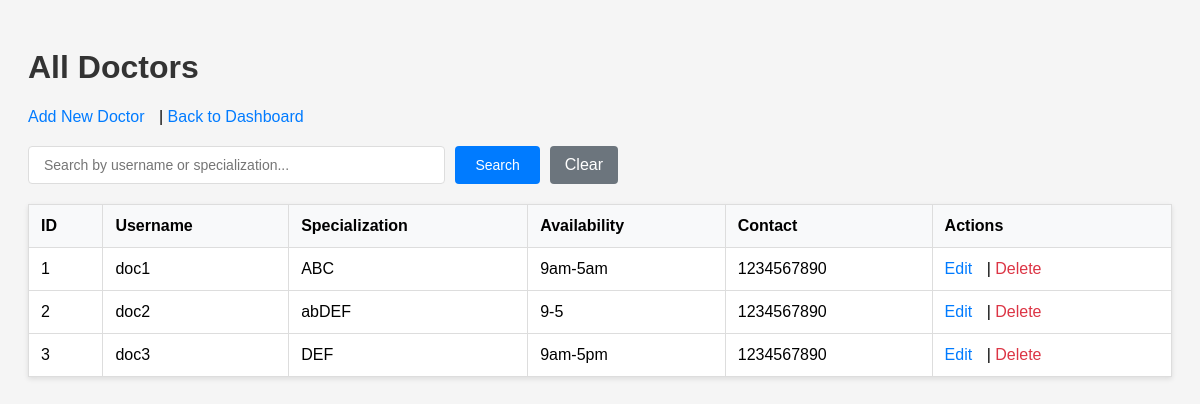
/admin/doctors (signed in), run on an earlier commit of the app's database.
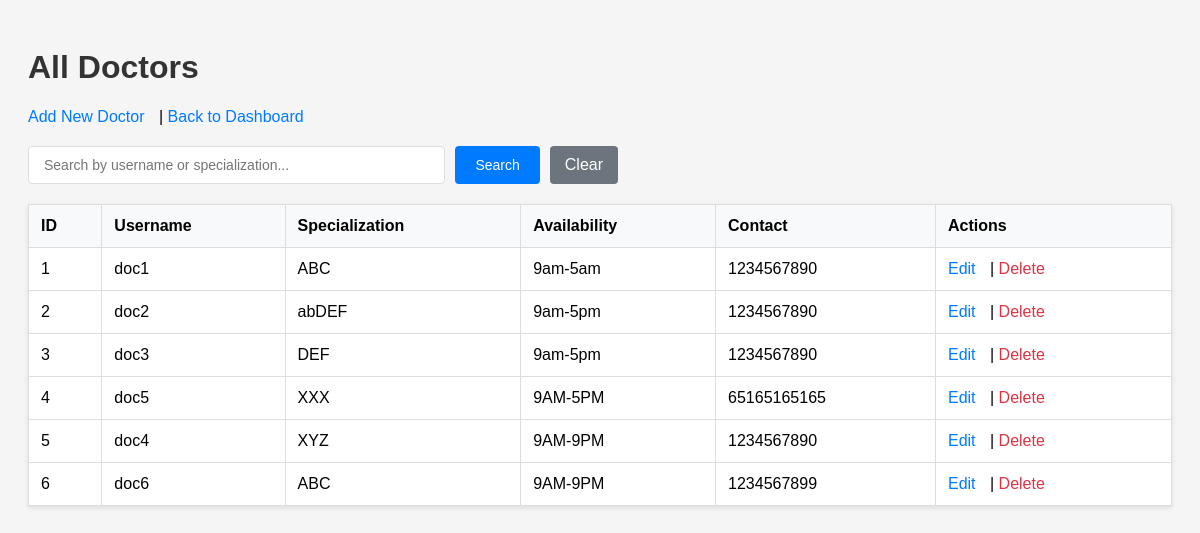
And on a later commit of the database.
### app.py (models this page shows, shortened)
class Doctor(db.Model):
    __tablename__ = 'doctor'
    id = db.Column(db.Integer, primary_key=True, autoincrement=True)
    user_id = db.Column(db.Integer, db.ForeignKey('user.id'), nullable=False)
    specialization = db.Column(db.String(100), nullable=False)
    availability = db.Column(db.String(255), nullable=True)
    user = db.relationship('User', backref='doctor')

class User(db.Model):
    __tablename__ = 'user'
    id = db.Column(db.Integer, primary_key=True, autoincrement=True)
    username = db.Column(db.String(100), unique=True, nullable=False)
    password = db.Column(db.String(100), nullable=False)
    role = db.Column(db.String(20), nullable=False)  # admin, doctor, patient
    contact = db.Column(db.String(50), nullable=True)

### app.py (the view)
@app.route('/admin/doctors')
def view_doc():
    if 'user_id' not in session or session.get('role') != 'admin':
        flash('Access denied', 'error')
        return redirect(url_for('login'))
    search = request.args.get('search', '').strip()
    if search:
        doctors = Doctor.query.join(User).filter(
            or_(
                User.username.ilike(f'%{search}%'),
                Doctor.specialization.ilike(f'%{search}%')
            )
        ).all()
    else:
        doctors = Doctor.query.all()
    return render_template('view_doc.html', doctors=doctors, search=search)

### templates/view_doc.html (shortened to what this page needs)
<!DOCTYPE html>
<html lang="en">
<head>
</head>
<body>
    <h1>All Doctors</h1>
    <div>
        <a href="/admin/add_doctor">Add New Doctor</a> |
        <a href="/admin/dashboard">Back to Dashboard</a>
    </div>
    <form method="GET" action="/admin/doctors" class="search-container">
        <input
            type="text"
            class="search-box"
            name="search"
            placeholder="Search by username or specialization..."
            value="{{ search or '' }}"
        >
        <button type="submit" class="search-btn">Search</button>
        <a href="/admin/doctors" class="clear-btn">Clear</a>
    </form>
    {% if doctors %}
    <table>
        <thead>
            <tr>
                <th>ID</th>
                <th>Username</th>
                <th>Specialization</th>
                <th>Availability</th>
                <th>Contact</th>
                <th>Actions</th>
            </tr>
        </thead>
        <tbody>
            {% for doctor in doctors %}
            <tr>
                <td>{{ doctor.id }}</td>
                <td>{{ doctor.user.username }}</td>
                <td>{{ doctor.specialization }}</td>
                <td>{{ doctor.availability }}</td>
                <td>{{ doctor.user.contact }}</td>
                <td>
                    <a href="/admin/edit_doctor/{{ doctor.id }}">Edit</a> |
                    <a href="/admin/delete_doctor/{{ doctor.id }}" class="delete-link" onclick="return confirm('Are you sure you want to delete this doctor?')">Delete</a>
                </td>
            </tr>
            {% endfor %}
        </tbody>
    </table>
    {% endif %}
</body>
</html>

What changed in the data, as far as the page shows it:
changed Doctor "abDEF": availability "9-5" → "9am-5pm"
added Doctor: id "4", user.username "doc5", specialization "XXX", availability "9AM-5PM", user.contact "65165165165"
added Doctor: id "5", user.username "doc4", specialization "XYZ", availability "9AM-9PM", user.contact "1234567890"
added Doctor: id "6", user.username "doc6", specialization "ABC", availability "9AM-9PM", user.contact "1234567899"
